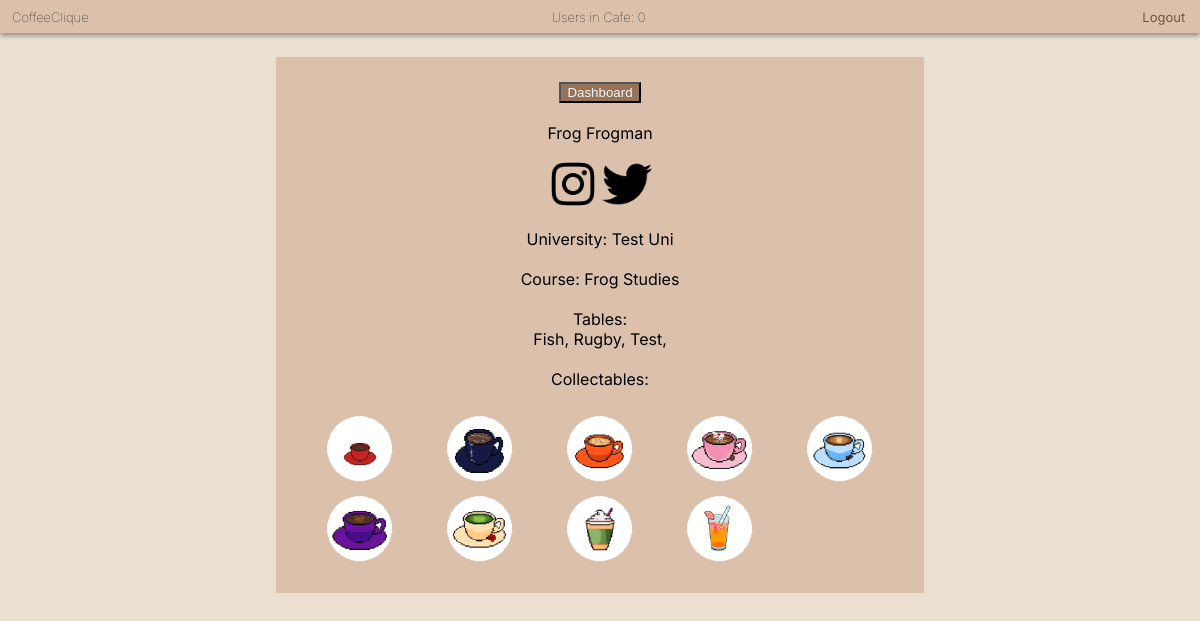
The app's page /profile_page/2 (signed in) with its own data.
### app/models.py (models this page shows, shortened)
class CoffeeUser(AbstractBaseUser):
    AVAILABLE_UNIS = (
        ("University of Exeter", "University of Exeter"),
        ("Test uni", "Test uni")
    )
    email = models.EmailField(verbose_name="email", unique=True)
    date_joined = models.DateTimeField(verbose_name="date_joined",
                                       auto_now_add=True)
    last_login = models.DateTimeField(verbose_name="last_login", auto_now=True)
    is_admin = models.BooleanField(default=False)
    is_active = models.BooleanField(default=True)
    is_staff = models.BooleanField(default=False)
    is_superuser = models.BooleanField(default=False)
    first_name = models.CharField(max_length=50)
    last_name = models.CharField(max_length=50)
    university = models.CharField(max_length=50, choices=AVAILABLE_UNIS)
    year = models.PositiveIntegerField(null=True, blank=True)
    course = models.CharField(max_length=50, blank=True)
    cafe_table_ids = models.ManyToManyField(CafeTable, blank=True)
    points = models.PositiveIntegerField(default=0)
    studying_until = models.DateTimeField(null=True, blank=True)
    share_tables = models.BooleanField(default=True)
    tasks_set_today = models.PositiveIntegerField(default=0)
    next_possible_set = models.DateField(null=True, blank=True)
    student_tasks_completed = models.PositiveIntegerField(default=0)
    next_possible_complete = models.DateField(null=True, blank=True)
    facebook = models.CharField(max_length=255, null=True, blank=True)
    twitter = models.CharField(max_length=255, null=True, blank=True)
    instagram = models.CharField(max_length=255, null=True, blank=True)
    USERNAME_FIELD = "email"  # users log in using their email
    REQUIRED_FIELDS = ["first_name", "last_name", "university", "is_staff"]
    objects = CoffeeUserManager()

### app/views.py (the view)
# urls.py: path('profile_page/<pk>', views.profile_page,
@login_required(login_url='/')
def profile_page(request, pk):
    try:
        viewing_user = CoffeeUser.objects.get(id=pk)
    except CoffeeUser.DoesNotExist:
        return redirect('/handler404')
    context = {
        'year_entered': False,
        'course_entered': False,
        'num_users': get_number_current_users()
    }
    viewing_user = CoffeeUser.objects.get(id=pk)
    context['user'] = viewing_user
    if viewing_user.course:
        context['course_entered'] = True
    if viewing_user.year:
        context['year_entered'] = True
    if viewing_user.share_tables and viewing_user.is_staff is not True:
        tables = viewing_user.cafe_table_ids.values_list('table_id', flat=True)
        tables = filter(lambda x: x.startswith("COURSE: ") is not True, tables)
    else:
        tables = []
    context['tables'] = tables
    collectables = []
    if viewing_user.is_staff is not True:
        points_level = check_points_treshold(viewing_user.points)
        for i in range(int(points_level)+1):
            collectables.append(list_coffee_link[i])
    context['collectable_pictures'] = collectables
    return render(request, "profile_page.html", context)

### app/small_scripts_def.py (called while the page is built)
def check_points_treshold(total_points):
    level = total_points/50
    if level >= 9:
        level = 9
    return level

### app/views.py (called while the page is built)
def get_number_current_users():
    active_sessions = Session.objects.filter(expire_date__gte=timezone.now())
    active = 0
    for session in active_sessions:
        data = session.get_decoded()
        if data != {}:
            active += 1
    return active

### app/templates/profile_page.html (shortened to what this page needs)
<!DOCTYPE html>
<html lang="en">
<head>
  {% load static %}
  <link rel="stylesheet" type="text/css" href="{% static 'css/basic.css' %}"></link>
  <link rel="stylesheet" type="text/css" href="{% static 'css/profile_page.css' %}"></link>
</head>
<body>
  <div class="top_bar">
    <h6 class="app_name">CoffeeClique</h6>
    <h6 class="user_count">Users in Cafe: {{ num_users }}</h6>
    <a class="logout" href="{% url 'logout' %}">Logout</a>
  </div>
  <div class="main">
    <button onclick="document.location='../dashboard'" id="dashboard">Dashboard</button><br><br>
    <div class="user_info">
      <div class="name">{{ user.first_name }} {{ user.last_name }}</div>
      {% if user.is_staff is not True %}
      <div class="social_media">
        <p style=" text-align: center ">
          {% if user.instagram %}
          <a href="{{ user.instagram }}" target="_blank">
            <img alt="insta" src="{% static 'images/instagram.png' %}" width=50 height=50>
          </a>
          {% endif %}
          {% if user.twitter %}
          <a href="{{ user.twitter }}" target="_blank">
            <img alt="twt" src="{% static 'images/twitter.png' %}" width=50 height=50>
          </a>
          {% endif %}
        </p>
      </div>
      {% endif %}
      University: {{ user.university }}<br><br>
      {% if course_entered %}
      Course: {{ user.course }}<br><br>
      {% endif %}
      {% if user.is_staff is not True %}
        Tables:<br>
        {% for table in tables %}
        {{ table }},
        {% endfor %}
      {% endif %}
    </div>
    {% if user.is_staff is not True %}<br>
    Collectables:<br><br>
    <div class="grid_collectables">
      {% for img in collectable_pictures %}
        <img src="{% static img %}">
      {% endfor %}
    </div>
    {% endif %}
  </div>
</body>
</html>

### app/static/css/basic.css (style rules this page uses)
body { background-color: #ece0d1; margin: 0%; font-family: 'Inter', sans-serif; }
.top_bar { background-color: #dbc1ac; box-shadow: 0px 2.5px 5px #888888; padding-left: 1%; }
.app_name { margin: 0; padding-top: 9px; padding-bottom: 8px; font-size: small; font-weight:lighter; display: inline-block; width: 32%; }
.user_count { margin: 0; padding-top: 9px; padding-bottom: 8px; font-size: small; font-weight:lighter; width: 34%; display: inline-block; text-align: center; }
.logout { display: inline-block; width: 32%; text-align: right; font-size: small; }
a:link { color: #705644; background-color: transparent; text-decoration: none; }

### app/static/css/profile_page.css (style rules this page uses)
.main { background-color: #dbc1ac; text-align: center; width: 50%; margin: auto; margin-top: 2%; margin-bottom: 2%; padding: 2%; }
button { background-color: #967259; color: whitesmoke; }
a { text-decoration: none; }
.user_info { text-transform: capitalize; }
.grid_collectables { display: grid; grid-template-columns: repeat(5, 1fr); grid-template-rows: repeat(2, 1fr); }
.grid_collectables img { width: 80px; height: auto; margin: auto; }

### records on screen
CoffeeUser: first_name "Frog", last_name "Frogman", university "Test Uni", course "Frog Studies", is_staff False (drawn)

### other values on screen
{{ num_users }} "0"
{{ table }} "Fish" "Rugby" "Test"
